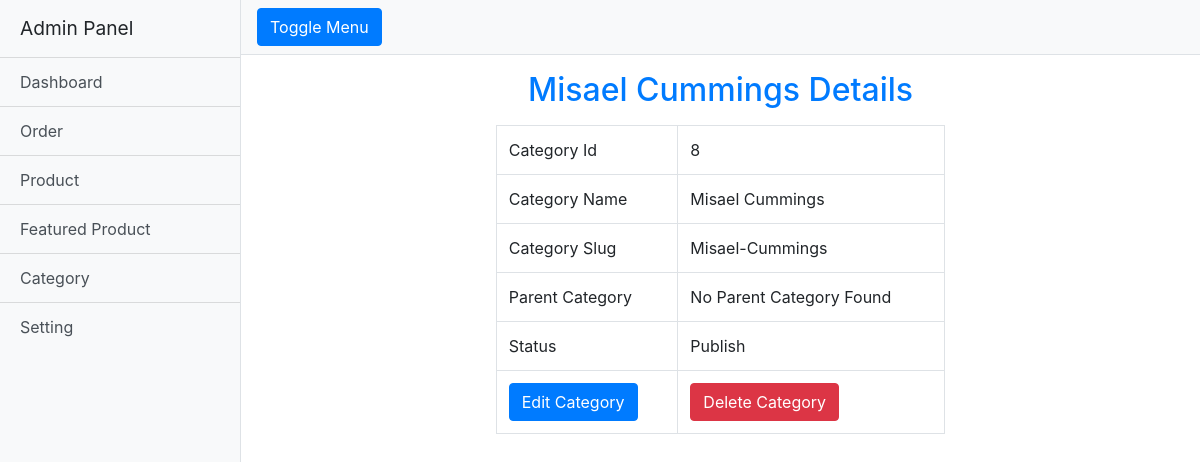
/admin/category-details.php?category=8, run on the app's committed database.
### tables this page shows
CREATE TABLE `categories` (
  `id` bigint(20) UNSIGNED NOT NULL,
  `name` varchar(100) NOT NULL,
  `slug` varchar(100) NOT NULL,
  `category_id` int(11) NOT NULL DEFAULT 0,
  `status` int(11) NOT NULL DEFAULT 1,
  `created_at` timestamp NULL DEFAULT NULL,
  `updated_at` timestamp NULL DEFAULT NULL
);

### inc/database.php (called while the page is built, shortened)
<?php
class Database{
    public $host   = 'localhost';
    public $user   = 'root';
    public $pass   = '';
    public $dbname = 'ecomphp';
    public $conn;
    public function __construct()
    {
        $this->conn = new mysqli(
            $this->host,
            $this->user,
            $this->pass,
            $this->dbname
        );
    }
    public function select($query){
        $result = $this->conn->query($query) or
        die($this->conn->error . __LINE__);
        if($result->num_rows > 0){
            return $result;
        }else{
            return false;
        }
    }
}
?>

### admin/category-details.php (the view, shortened to what this page needs)
<?php include 'header.php'; ?>
<?php
    $db = new Database();
    $categoryId = $_GET['category'];
    $result = $db->select("SELECT * FROM categories WHERE id = '$categoryId' ");
    $category = $result->fetch_assoc();
?>
<div class="container">
    <div class="row">
        <div class="col-md-6 offset-md-3">
            <h2 class="text-primary text-center my-3"><?php echo $category['name']; ?> Details</h2>
            <table class="table table-bordered mt-3">
                <tr>
                    <td>Category Id</td>
                     <td><?php echo $category['id']; ?></td>
                </tr>
                <tr>
                    <td>Category Name</td>
                    <td><?php echo $category['name']; ?></td>
                </tr>
                <tr>
                    <td>Category Slug</td>
                    <td><?php echo $category['slug']; ?></td>
                </tr>
                <tr>
                    <td>Parent Category</td>
                    <td><?php $cid = $category['category_id'];
                        if ($cid == 0){
                            echo 'No Parent Category Found';
                        }else{
                            $result = $db->select("SELECT name FROM categories WHERE id = '$cid' ");
                            $row = $result->fetch_assoc();
                            echo $row['name'];
                        }
                    ?></td>
                </tr>
                <tr>
                    <td>Status</td>
                    <td><?php echo $category['status'] == 1 ? 'Publish' : 'Unpublish' ?></td>
                </tr>
                <tr>
                    <td><a href="editcategory.php?category=<?php echo $category['id']; ?>" class="btn btn-primary">Edit Category</a></td>
                  <td>
                    <form action="categories.php" method="post">
                        <input type="submit" class="btn btn-danger" name="deleteCategory" value="Delete Category">
                   </form>
                  </td>
                </tr>
            </table>
        </div>
    </div>
</div>
<?php include 'footer.php'; ?>

### admin/css/simple-sidebar.css (style rules this page uses)
body { overflow-x: hidden; }

### data on the page
categories: name "Misael Cummings", id "8", slug "Misael-Cummings"
